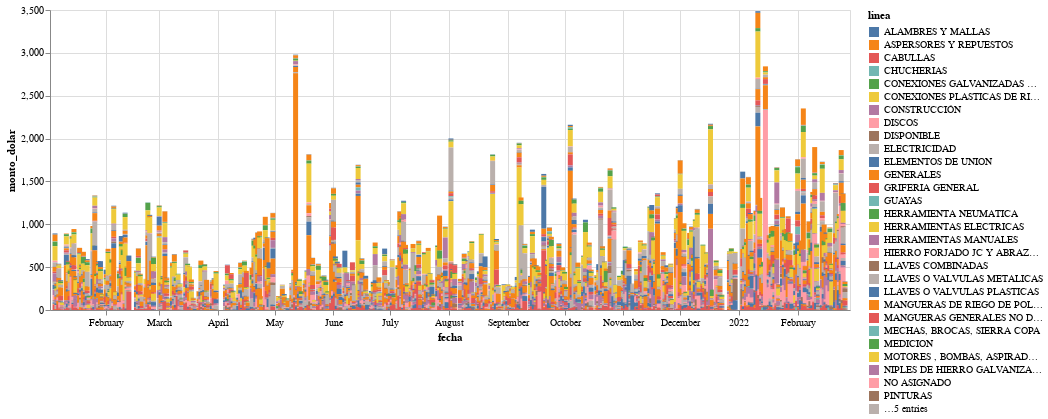

The notebook cell saved with this chart:
### Code cell
alt.data_transformers.disable_max_rows()

lineas = alt.Chart(df_ventas_fecha_linea).mark_bar().encode(
    x='fecha:T',
    y='monto_dolar:Q',
    color=alt.Color('linea:N'),
    #column='linea:N',
    tooltip=[
        alt.Tooltip('fecha:T', title='Fecha'),
        alt.Tooltip('linea:N', title='Línea de producto'),
        alt.Tooltip('monto_dolar:Q', title='Ventas $ por Línea')
    ]).properties(width=800, height=300)

lineas

### Figure 1 — Vega-Lite specification as saved in the notebook (floating-point values rounded to 4 significant figures; data arrays with more than 128 entries replaced by an {"elided": "..."} marker saying what was removed)
{"config": {"view": {"continuousWidth": 400, "continuousHeight": 300}}, "data": {"name": "data-8df21179cef0609744f384926ff57a49"}, "mark": "bar", "encoding": {"color": {"field": "linea", "type": "nominal"}, "tooltip": [{"field": "fecha", "title": "Fecha", "type": "temporal"}, {"field": "linea", "title": "Línea de producto", "type": "nominal"}, {"field": "monto_dolar", "title": "Ventas $ por Línea", "type": "quantitative"}], "x": {"field": "fecha", "type": "temporal"}, "y": {"field": "monto_dolar", "type": "quantitative"}}, "height": 300, "width": 800, "$schema": "https://vega.github.io/schema/vega-lite/v4.17.0.json", "datasets": {"data-8df21179cef0609744f384926ff57a49": {"elided": "6348 records"}}}
